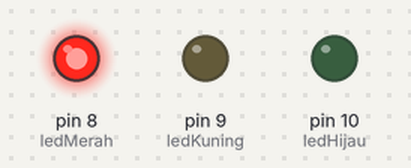
Recording of a program running on a simulated Arduino Uno, built with avr-gcc and run on an emulated ATmega328P. Shown: output pins drawn as LEDs (lit = HIGH).

Above: at 1.0 s.
At 3.0 s:
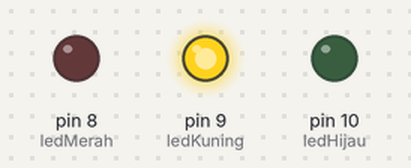
At 5.0 s:
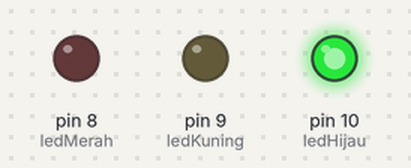
Timing chart, 0 to 7.8 s (numbered marks = the images above):
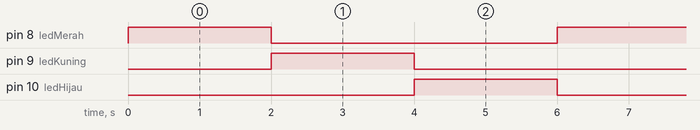

The program:

main.cpp
```cpp
#include <Arduino.h>

// Deklarasi Pin :LED
// Mendeklarasikan Variabel Konstanta interger untuk menyimpan nomor pin LED
const int ledMerah = 8;
const int ledKuning = 9;
const int ledHijau = 10;

void setup() {

 // Mengatur pin-pin yang dihunbungkan ke LED sebagai output
 // Hal ini berarti pin-pin tersebut dapat digunakan untuk mengendalikan LED.

 pinMode(ledMerah, OUTPUT);
 pinMode(ledKuning, OUTPUT);
 pinMode(ledHijau, OUTPUT);
}

void loop() {

 // LED Merah
 // Menyalakan LED Merah selama 2 detik, kemudian mematikanya

 digitalWrite(ledMerah, HIGH);
 delay(2000);
 digitalWrite(ledMerah, LOW);

 // Led Kuning
 // Menyalakan LED Kuning selama 2 detik, kemudian mematikanya
 digitalWrite(ledKuning, HIGH);
 delay(2000);
 digitalWrite(ledKuning, LOW);

  // Led Hijau
 // Menyalakan LED Hijau selama 2 detik, kemudian mematikanya
 digitalWrite(ledHijau, HIGH);
 delay(2000);
 digitalWrite(ledHijau, LOW);
}
```

Measured:
- by itself, pin 8 (ledMerah), pin 9 (ledKuning), pin 10 (ledHijau): alternates HIGH for 2.0 s and LOW for 4.0 s
- by itself, everything shown: repeats every 6.0 s, in 4 steps
